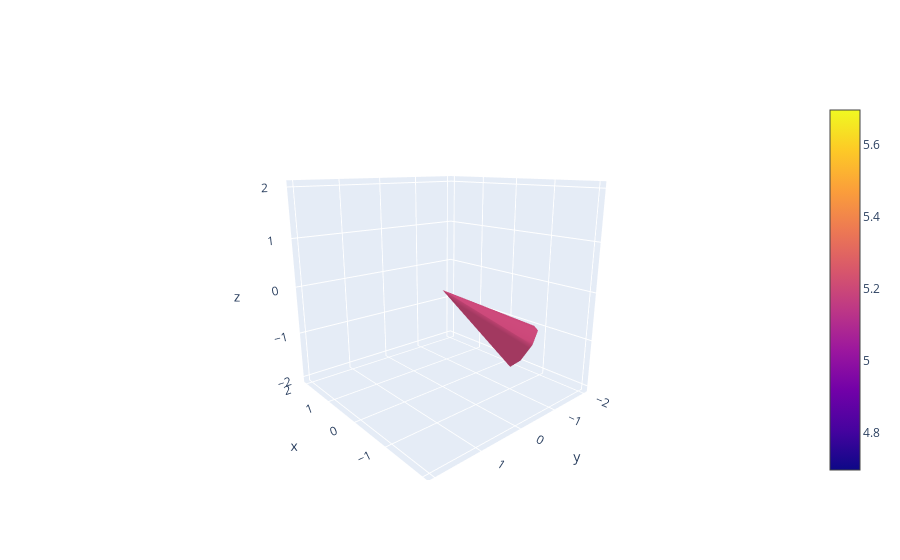

Notebook code for this chart:
### Markdown cell above
## Try to use Plotly

### Code cell
import plotly.graph_objects as go
figure=go.Figure(data=go.Cone(x=[0],y=[0],z=[0],u=[3],v=[3],w=[3],sizemode="absolute",sizeref=2,anchor="tip"))
figure.update_layout(
      scene=dict(domain_x=[0, 1],
                 camera_eye=dict(x=-1.57, y=1.36, z=0.58)))
figure.show()

### Figure 1 — Plotly figure (JSON) as saved in the notebook; plotly's stock layout.template omitted (floating-point values rounded to 4 significant figures)
{"data": [{"anchor": "tip", "sizemode": "absolute", "sizeref": 2, "type": "cone", "u": [3], "v": [3], "w": [3], "x": [0], "y": [0], "z": [0]}], "layout": {"scene": {"camera": {"eye": {"x": -1.57, "y": 1.36, "z": 0.58}}, "domain": {"x": [0, 1]}}}}
